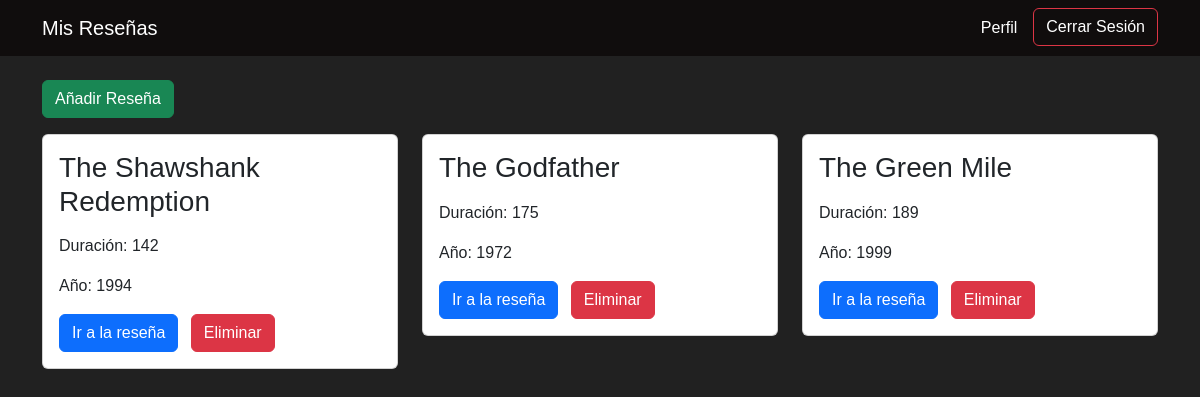
The app's page /resenas (signed in) with its own data.
### models.py (models this page shows)
class ResenaPelicula(db.Model):
    __tablename__ = 'resenas_peliculas'
    id = db.Column(db.Integer, primary_key=True, autoincrement=True)
    titulo = db.Column(db.String(255), nullable=False)
    anio = db.Column(db.Integer)
    duracion = db.Column(db.Integer)
    genero = db.Column(db.String(100))
    puntuacion = db.Column(db.Numeric(3, 1))
    resena = db.Column(db.Text)
    imagen = db.Column(db.String(255))
    id_usuario = db.Column(db.Integer, db.ForeignKey('usuario.id'))

### auth.py (the view)
@app.route('/resenas')
@login_required
def resenas():
    user_resenas = ResenaPelicula.query.filter_by(id_usuario=current_user.id).all()
    return render_template('reseñas.html', resenas=user_resenas)

### app.py (called while the page is built)
@login_manager.user_loader
def load_user(user_id):
    return Usuario.query.get(int(user_id))

### templates/reseñas.html (shortened to what this page needs)
<!DOCTYPE html>
<html lang="es">
<head>
  <link href="https://cdn.jsdelivr.net/npm/bootstrap@5.3.3/dist/css/bootstrap.min.css" rel="stylesheet">
  <link rel="stylesheet" href="{{ url_for('static', filename='reseñas.css') }}">
</head>
<body>
  <nav class="navbar navbar-expand-lg">
    <div class="container">
      <a class="navbar-brand" href="#">Mis Reseñas</a>
      <div class="collapse navbar-collapse" id="navbarContent">
        <ul class="navbar-nav ms-auto">
          <li class="nav-item">
            <a class="nav-link" href="{{ url_for('perfil') }}">Perfil</a>
          </li>
          <li class="nav-item">
            <a class="btn btn-outline-danger ms-2" href="{{ url_for('logout') }}">Cerrar Sesión</a>
          </li>
        </ul>
      </div>
    </div>
  </nav>
  <div class="container mt-4">
    <div class="row mb-3">
      <div class="col text-start">
        <a href="{{ url_for('nueva_resena') }}" class="btn btn-success">Añadir Reseña</a>
      </div>
    </div>
    <div class="row justify-content-center">
      {% if resenas|length == 0 %}
      <div class="col-md-12">
        <div class="alert alert-info" role="alert">
          Aún no tienes reseñas publicadas.
        </div>
      </div>
      {% else %}
      {% for resena in resenas %}
      <div class="col-md-4 mb-4">
        <div class="card">
          <div class="card-body">
            <h3 class="card-title">{{ resena.titulo }}</h3>
            <p class="card-text">Duración: {{ resena.duracion }}</p>
            <p class="card-text">Año: {{ resena.anio }}</p>
            <button type="button" class="btn btn-primary" data-bs-toggle="modal" data-bs-target="#modalResena{{ resena.id }}">
              Ir a la reseña
            </button>
            <form action="{{ url_for('eliminar_resena', review_id=resena.id) }}" method="POST" style="display:inline;">
              <button type="submit" class="btn btn-danger ms-2">Eliminar</button>
            </form>
          </div>
        </div>
      </div>
      {% endfor %}
      {% endif %}
    </div>
  </div>
</body>
</html>

### static/reseñas.css (style rules this page uses)
body { height: 100vh; margin: 0; font-family: Arial, sans-serif; font-size: 16px; background-color: #212121; color: whitesmoke; }
.navbar { width: 100%; background-color: #100d0d; overflow: hidden; color: whitesmoke; }
.navbar a { float: left; display: block; color: white; text-align: center; text-decoration: none; }

### records on screen
ResenaPelicula: titulo "The Shawshank Redemption", duracion "142", anio "1994"
ResenaPelicula: titulo "The Godfather", duracion "175", anio "1972"
ResenaPelicula: titulo "The Green Mile", duracion "189", anio "1999"
